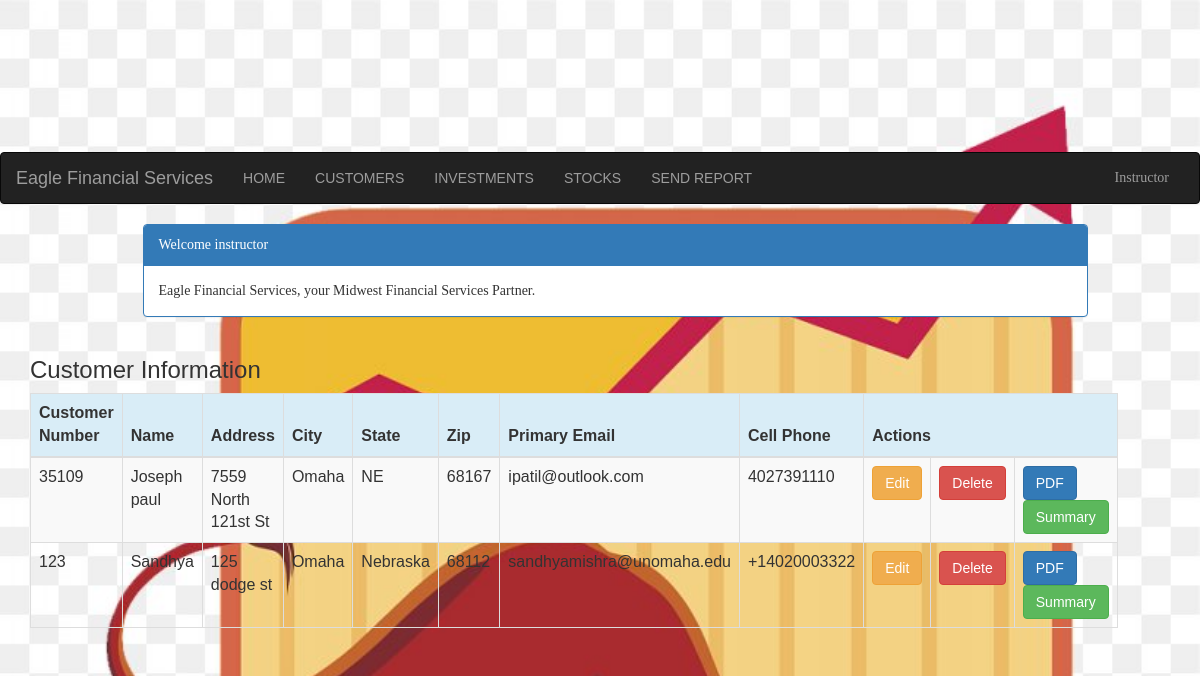
Before: /customer_list (signed in) with the older database file.
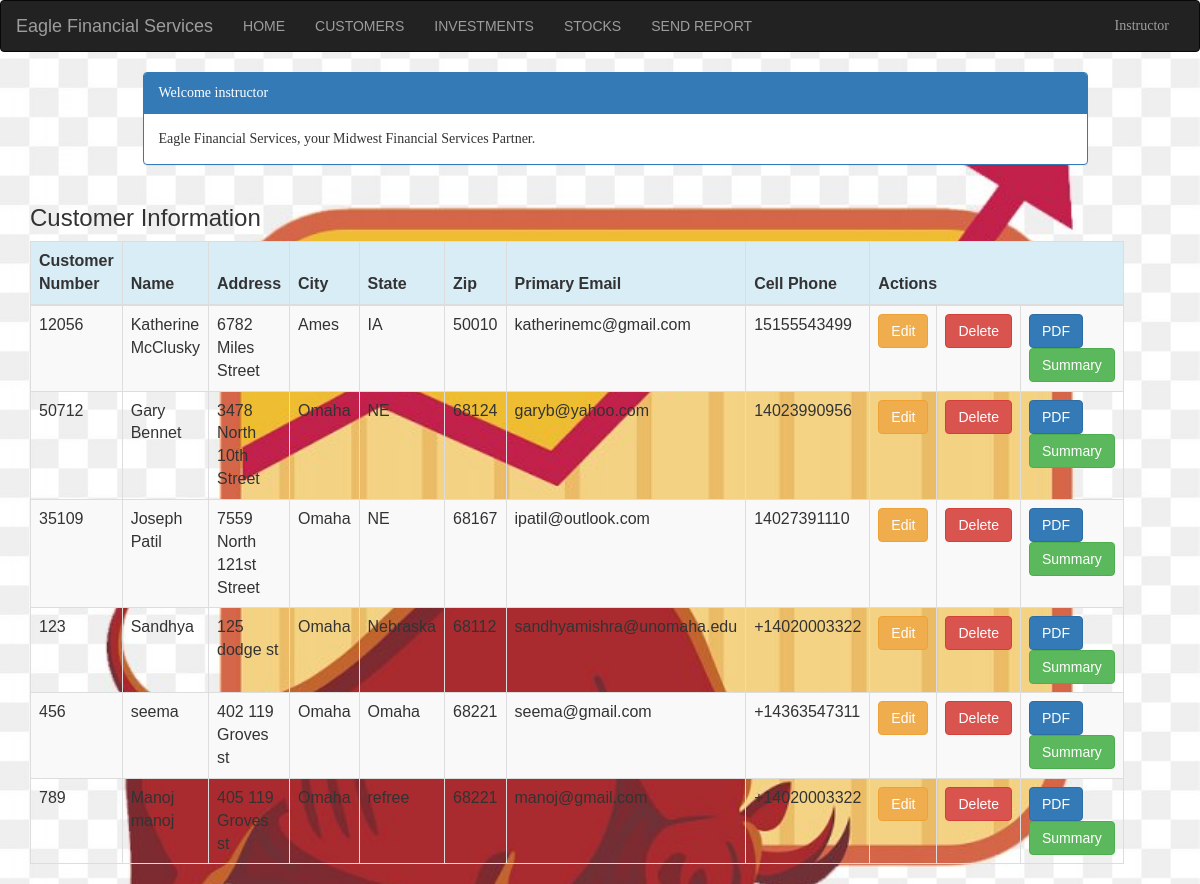
After: the same page with the newer database file.
### portfolio/models.py (models this page shows, shortened)
class Customer(models.Model):
    name = models.CharField(max_length=50)
    address = models.CharField(max_length=200)
    cust_number = models.IntegerField(blank=False, null=False)
    city = models.CharField(max_length=50)
    state = models.CharField(max_length=50)
    zipcode = models.CharField(max_length=10)
    email = models.EmailField(max_length=200)
    cell_phone = models.CharField(max_length=50)
    created_date = models.DateTimeField(
        default=timezone.now)
    updated_date = models.DateTimeField(auto_now_add=True)

### portfolio/views.py (the view)
# urls.py: path('customer_list', views.customer_list, name='customer_list'),
@login_required
def customer_list(request):
    customer = Customer.objects.filter(created_date__lte=timezone.now())
    return render(request, 'portfolio/customer_list.html',
                  {'customers': customer})

### templates/portfolio/customer_list.html (shortened to what this page needs)
{% extends 'portfolio/base.html' %}
{% load static %}
{% block content %}
    <html lang="en">
    <head>
        <link rel="stylesheet" href="https://maxcdn.bootstrapcdn.com/bootstrap/3.3.4/css/bootstrap.min.css">
    </head>
    <body>
    <body>
    <div class="container" >
        <div class="row">
            <div class="col-md-10 col-md-offset-1">
                <div class="panel panel-primary">
                    <div class="panel-heading"style="font-family: 'Arial Black'" >Welcome {{ user.username }}</div>
                    <div class="panel-body" style="font-family: 'Arial Black'">
                        Eagle Financial Services, your Midwest Financial Services Partner.
                    </div>
                </div>
            </div>
        </div>
    </div>
    <div class="row">
        <h3 style="padding-left: 15Px">Customer Information</h3>
    </div>
    <div>
        <table class="table table-striped table-bordered table-hover">
            <thead>
            <tr class="bg-info">
                <th>Customer Number</th>
                <th>Name</th>
                <th>Address</th>
                <th>City</th>
                <th>State</th>
                <th>Zip</th>
                <th>Primary Email</th>
                <th>Cell Phone</th>
                <th colspan="3">Actions</th>
            </tr>
            </thead>
            <tbody>
            {% for customer in customers %}
                <tr>
                    <td>{{ customer.cust_number }}</td>
                    <td>{{ customer.name }}</td>
                    <td>{{ customer.address }}</td>
                    <td>{{ customer.city }}</td>
                    <td>{{ customer.state }}</td>
                    <td>{{ customer.zipcode }}</td>
                    <td>{{ customer.email }}</td>
                    <td>{{ customer.cell_phone }}</td>
                    <td><a href="{% url 'portfolio:customer_edit' pk=customer.pk %}" class="btn btn-warning">Edit</a>
                     <td><a href="{% url 'portfolio:customer_delete' pk=customer.pk %}"
                           onclick="return confirm('Are you sure you want to delete?')"
                           class="btn btn-danger">Delete</a>
                    </td>
                     <td><a  href="{% url 'portfolio:portfolio_pdf' pk=customer.pk %}"
                          class="btn btn-primary">PDF <a  href="{% url 'portfolio:portfolio' pk=customer.pk %}"
                                                          class="btn btn-success">Summary</a></a></td>
                </tr>
            {% endfor %}
            </tbody>
        </table>
    </div>
    </body>
    </html>
{% endblock %}

### templates/portfolio/base.html (shortened to what this page needs)
{% load static %}
<html lang="en">
<head>
    <link rel="stylesheet" type="text/css" href="{% static 'css/portfolio.css' %}">
    <link rel="stylesheet" href="https://maxcdn.bootstrapcdn.com/bootstrap/3.3.7/css/bootstrap.min.css">
  </head>
<body id="app-layout" style="background-color:azure">
<nav class="navbar navbar-inverse">
    <div class="container-fluid">
        <div class="navbar-header">
            <a class="navbar-brand" href="/">
                Eagle Financial Services
            </a>
        </div>
        <div class="collapse navbar-collapse" id="myNavbar">
            <ul class="nav navbar-nav">
                <li class="nav-item"><a class="nav-link text-light text-uppercase font-weight-bold px-3"  href="{% url 'portfolio:home' %}">Home</a></li>
                <li class="nav-item"><a class="nav-link text-light text-uppercase font-weight-bold px-3" href="{% url 'portfolio:customer_list' %}">Customers</a></li>
               <li class="nav-item"><a class="nav-link text-light text-uppercase font-weight-bold px-3" href="{% url 'portfolio:investment_list' %}">Investments</a></li>
                <li class="nav-item"><a class="nav-link text-light text-uppercase font-weight-bold px-3" href="{% url 'portfolio:stock_list' %}">Stocks</a></li>
                <li class="nav-item"><a class="nav-link text-light text-uppercase font-weight-bold px-3" href="{% url 'portfolio:contact' %}">Send Report</a></li>
                            </ul>
            <ul class="nav navbar-nav navbar-right">
                {% if user.is_authenticated %}
                    <li class="dropdown">
                        <a class="nav-link dropdown-toggle" href="#" id="navbarDropdown" role="button" data-toggle="dropdown" aria-haspopup="true" aria-expanded="false"style="font-family: 'Arial Black'" >{{ user.username|title }}</a>
                    </li>
                               {% endif %}
            </ul>
        </div>
    </div>
</nav>
<div class="content container">
    <div class="row">
        <div class="col-md-8">
            {% block content %}{% endblock %}
        </div>
    </div>
</body>
</html>

### portfolio/static/css/portfolio.css (style rules this page uses)
body { align-content: center; background-image: url('../images/img.png'); background-attachment: fixed; background-size: cover; font-family: Arial; font-size: medium; }

### templates/portfolio/base.html (style rules this page uses)
.navbar { background:#f2dede; margin-bottom: 0; border-radius: 0; font-family: "Arial Black", sans-serif; }

### templates/portfolio/customer_list.html (style rules this page uses)
body { background-color: beige; font-family: Arial, sans-serif; }

Changed rows visible on the page:
added Customer: cust_number "12056", name "Katherine McClusky", address "6782 Miles Street", city "Ames", state "IA", zipcode "50010", email "katherinemc@gmail.com", cell_phone "15155543499"
added Customer: cust_number "50712", name "Gary Bennet", address "3478 North 10th Street", city "Omaha", state "NE", zipcode "68124", email "garyb@yahoo.com", cell_phone "14023990956"
changed Customer "ipatil@outlook.com": name "Joseph paul" → "Joseph Patil"; address "7559 North 121st St" → "7559 North 121st Street"; cell_phone "4027391110" → "14027391110"
added Customer: cust_number "456", name "seema", address "402 119 Groves st", city "Omaha", state "Omaha", zipcode "68221", email "seema@gmail.com", cell_phone "+14363547311"
added Customer: cust_number "789", name "Manoj manoj", address "405 119 Groves st", city "Omaha", state "refree", zipcode "68221", email "manoj@gmail.com", cell_phone "+14020003322"
